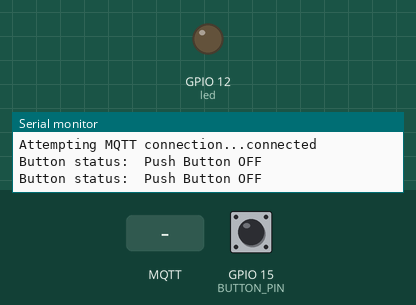
Recording of a sketch running on a simulated ESP32. Parts: output pins drawn as LEDs (lit = HIGH), the last lines printed to the serial monitor. Inputs (shaded band) come from the test bench; at power-on: GPIO 15 (BUTTON_PIN) HIGH. WiFi joins after 1.5 s; servers stay silent unless stated; random numbers use the default seed unless the sketch sets one; no MQTT or app messages arrive unless stated.

Above: at 2.8 s.
2.9 s: MQTT message "1" arrives on the first subscribed topic
At 3.5 s:
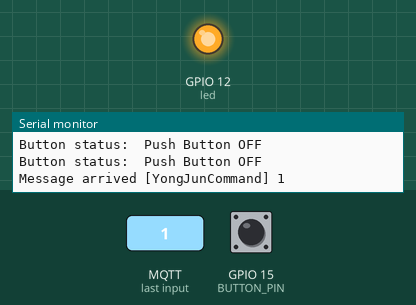
5.1 s: GPIO 15 (BUTTON_PIN) pulled LOW for 1 s
At 7.0 s:
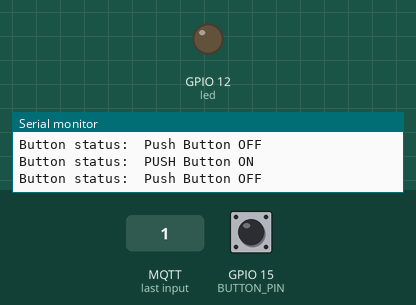
7.6 s: GPIO 15 (BUTTON_PIN) pulled LOW for 3.2 s
At 9.0 s:
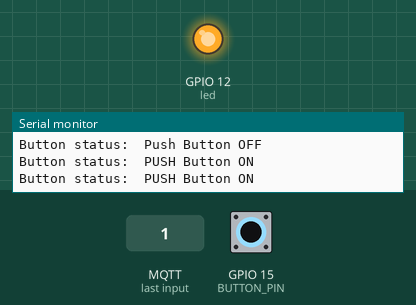
13.1 s: MQTT message "on" arrives on the first subscribed topic
At 14.4 s:
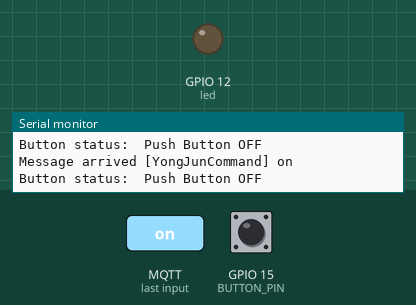
14.6 s: MQTT message "off" arrives on the first subscribed topic
At 15.8 s:
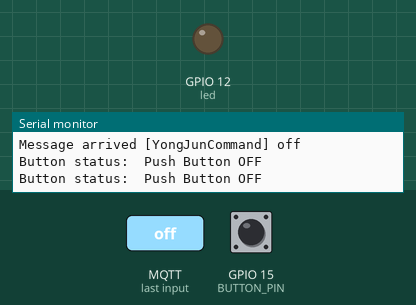
Timing chart, 0 to 17.1 s (numbered marks = the images above; inputs shaded):
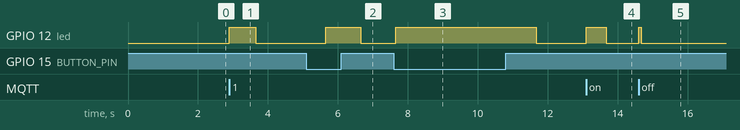

The sketch:

MQTT_LED_control.ino
```cpp
#include <WiFi.h>
#include <PubSubClient.h>
const int BUTTON_PIN = 15;           //button is connected to GPIO 33
const int led = 12;
const char* ssid = "NoInternet";
const char* password = "@1234567#A";
const char* mqtt_server = "broker.mqtt-dashboard.com";
WiFiClient espClient;
PubSubClient client(espClient);
long lastMsg = 0;
char msg[50];
void setup_wifi() {
  delay(100);
  Serial.print("Connecting to ");       //connecting to a WIFI network
  Serial.println(ssid);
  WiFi.begin(ssid, password);
  while (WiFi.status() != WL_CONNECTED) {
    delay(500);
    Serial.print(".");
  }
  randomSeed(micros());
  Serial.println("");
  Serial.println("WiFi connected");
  Serial.println("IP address: ");
  Serial.println(WiFi.localIP());
}

void callback(char* topic, byte* payload, unsigned int length) {
  Serial.print("Message arrived [");
  Serial.print(topic);
  Serial.print("] ");
  for (int i = 0; i < length; i++) {
    Serial.print((char)payload[i]);
  }
  Serial.println();

  // Switch on the LED if an 1 was received as first character
  if ((char)payload[0] == '0') {
    digitalWrite(led, LOW);   // Turn the LED on (Note that LOW is the voltage level
    // but actually the LED is on; this is because
    // it is active low on the ESP-01)
  } else {
    digitalWrite(led, HIGH);  // Turn the LED off by making the voltage HIGH
  }
}
void reconnect() {
  while (!client.connected()) {       // Loop until we're reconnected
  Serial.print("Attempting MQTT connection...");
  String clientId = "ESP8266Client-";       // Create a random client ID
  clientId += String(random(0xffff), HEX);
  // Attempt to connect
  // if your MQTT broker has clientID.username and password
  //please change following line to   if(client.connect(clientID,userName,passWord))
  if (client.connect(clientId.c_str())) {
    Serial.println("connected");
    client.subscribe("YongJunCommand");  //once connected to MQTT broker, subcribe command if any
  } else {
    Serial.print("failed, rc=");
    Serial.print(client.state());
    Serial.println(" try again in 5 seconds");
    delay(5000);    // Wait 5 seconds before retrying
    }
  }
}
void setup() {
  pinMode(led, OUTPUT);
  Serial.begin(115200);
  setup_wifi();
  client.setServer(mqtt_server, 1883);
  client.setCallback(callback);
  pinMode(BUTTON_PIN,INPUT);
}
void loop() {
  if (!client.connected()) {
    reconnect();
  }
  client.loop();
  long now = millis();
  int status;
  if (now - lastMsg > 1000) {         //send message every 5 second
    lastMsg = now;
    status=digitalRead(BUTTON_PIN);
    String msg="Button status:  ";
    if(status==LOW){
      msg=msg+"PUSH Button ON";
      char message[58];
      msg.toCharArray(message,58);
      Serial.println(message);
      client.publish("YongJunData",message);   //publish sensor data to MQTT broker
      digitalWrite(led, HIGH);
    }
    else{
      msg=msg+"Push Button OFF";
      char message[58];
      msg.toCharArray(message,58);
      Serial.println(message);
      client.publish("YongJunData",message);    //publish sensor data to MQTT broker
      digitalWrite(led, LOW);
    }
  }
}
```

Measured:
- after the input at 2.9 s, GPIO 12 (led): LOW → HIGH at once, → LOW 0.76 s later
- after the input at 5.1 s, GPIO 12 (led): LOW → HIGH after 0.56 s, → LOW 1.0 s later
- after the input at 7.6 s, GPIO 12 (led): LOW → HIGH after 0.06 s, → LOW 4.0 s later
- after the input at 13.1 s, GPIO 12 (led): LOW → HIGH at once, → LOW 0.57 s later
- after the input at 14.6 s, GPIO 12 (led): LOW → HIGH at once, → LOW 0.07 s later
